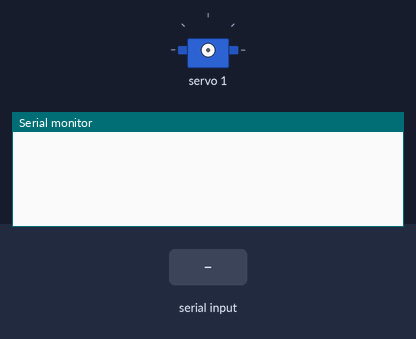
A sketch run on a simulated Arduino Uno, built with avr-gcc and run on an emulated ATmega328P. On the bench: servo, the last lines printed to the serial monitor. The inputs (shaded band) are chosen by the test bench.

Above: at 1.2 s.
1.3 s: "90,45\n" received over Serial
At 1.31 s:
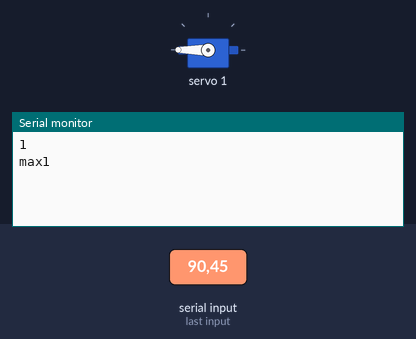
At 2.2 s:
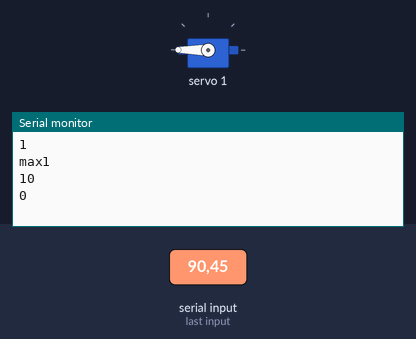

Measured:
- after the input at 1.3 s, the serial monitor: prints a new line at once (image 1)

The sketch:

2arduino_control.ino
```cpp
#include <Wire.h>
#include <Adafruit_PWMServoDriver.h>
String C;
Adafruit_PWMServoDriver pwm = Adafruit_PWMServoDriver();


#define SERVOMIN  150 // This is the 'minimum' pulse length count (out of 4096)
#define SERVOMAX  600
int pos = 0;    // variable to store the servo position

void setup() {
  // put your setup code here, to run once:
  Serial.begin(9600);
   Serial.begin(9600);
  pwm.begin();
  pwm.setPWMFreq(60);

}


void loop() {

while(Serial.available())
  {


   C = Serial.read();


    if (C[0]=='1'){
    Serial.println(C[0]);

      Serial.println("max1");
      Serial.println(C);
      C.remove(0,1);
      Serial.println(C);
      pos = C.toInt();
      pwm.setPWM(1, 0, 600);
               // tell servo to go to position in variable 'pos'

    }
     if (C[0]=='2'){
    Serial.println(C[0]);

      Serial.println("max2");
      Serial.println(C);
      C.remove(0,1);
      Serial.println(C);
pwm.setPWM(1, 0, 100);
    }

}
}
```
